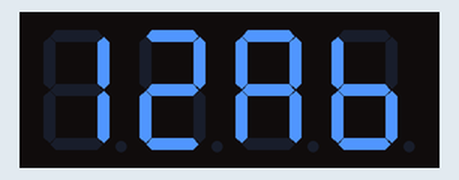
Simulated run of this sketch. Board: Arduino Uno, built with avr-gcc and run on an emulated ATmega328P. Shown: 4-digit seven-segment display.

Above: at 0.1 s.
At 1.1 s:
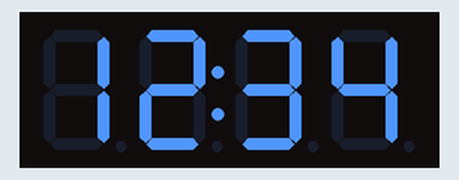

Measured:
- what the display in image 1 shows lasts 1.0 s, from 1.1 s to 2.1 s

The sketch:

tm1637Test.ino
```cpp
// TM1637 display test
// Dec 2021


#include <TM1637.h>

int CLK = 12;
int DIO = 13;

TM1637 tm(CLK,DIO);

void setup() {
  // put your setup code here, to run once:
  tm.init();

  //set brightness; 0-7
  tm.set(2);
}

void loop() {
  // put your main code here, to run repeatedly:

  // example: "12:ab"
  // tm.display(position, character);
  tm.display(0,1);
  tm.display(1,2);
  tm.point(1);
  tm.display(2,10);
  tm.display(3,11);

  delay(1000);

  // example: "1234"
  displayNumber(1234);

  delay(1000);
}

void displayNumber(int num){
    tm.display(3, num % 10);
    tm.display(2, num / 10 % 10);
    tm.display(1, num / 100 % 10);
    tm.display(0, num / 1000 % 10);
}
```
